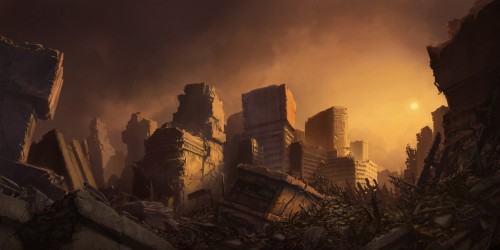
#> input picture image1.jpg, 500 x 250 px
$ python otsuthresholding.py
#> lines starting #> are read from the running program, lines starting #| are printed output that depends on the picture; after the words box and inside, x2 and y2 are one past the last pixel; in counts of white or black regions, pixels touching at a corner belong together
import cv2
import numpy as np

image1=cv2.imread("image1.jpg")
#> image1 is the input picture: shape (250, 500, 3); mean B, G, R 34.8, 52.4, 81

img=cv2.cvtColor(image1,cv2.COLOR_BGR2GRAY)
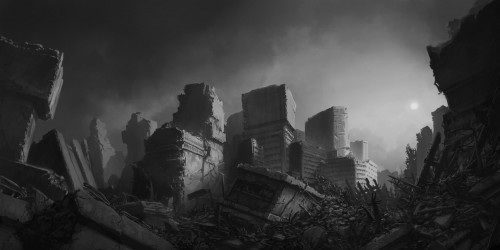
#> img: shape (250, 500); min 3, max 225, mean 58.9

ret, thresh1 = cv2.threshold(img,120,255,cv2.THRESH_BINARY+cv2.THRESH_OTSU)
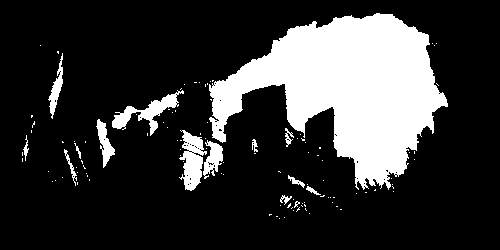
#> thresh1: shape (250, 500); 20.5% white; 114 white regions (100 under 20 px), largest, box (x1, y1, x2, y2) and area: (209, 13, 448, 190) 21900, (179, 130, 207, 191) 967, (112, 90, 184, 136) 920
#> ret = 86

cv2.imshow("Otsu Threshold",thresh1)

if cv2.waitKey(0) & 0xff == 27:
#> (key Esc is pressed here)
    cv2.destroyAllWindows()

$ run again, with image2.jpg copied over image1.jpg
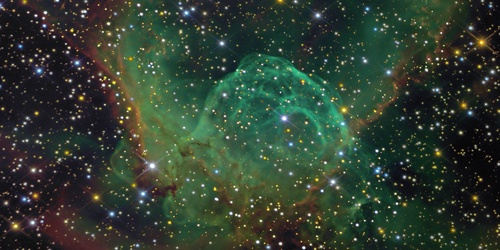
#> input picture image2.jpg, 500 x 250 px
#> image1 is the input picture: shape (250, 500, 3); mean B, G, R 49.4, 62.5, 48.9
#> `img=cv2.cvtColor(image1,cv2.COLOR_BGR2GRAY)`:
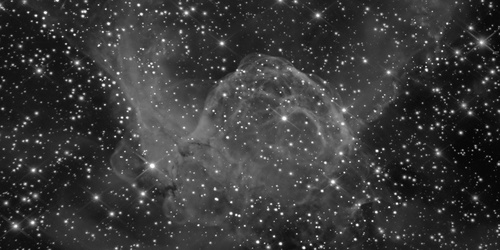
#> img: shape (250, 500); min 1, max 255, mean 56.9
#> `ret, thresh1 = cv2.threshold(img,120,255,cv2.THRESH_BINARY+cv2.THRESH_..`:
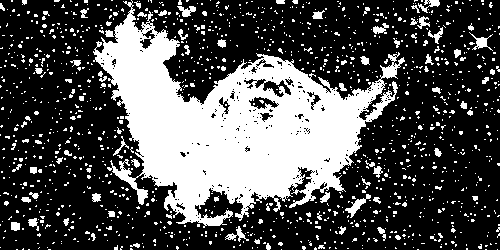
#> thresh1: shape (250, 500); 31.3% white; 1279 white regions (1197 under 20 px), largest, box (x1, y1, x2, y2) and area: (93, 0, 405, 228) 30372, (345, 194, 371, 218) 179, (469, 32, 493, 51) 140
#> ret = 67
